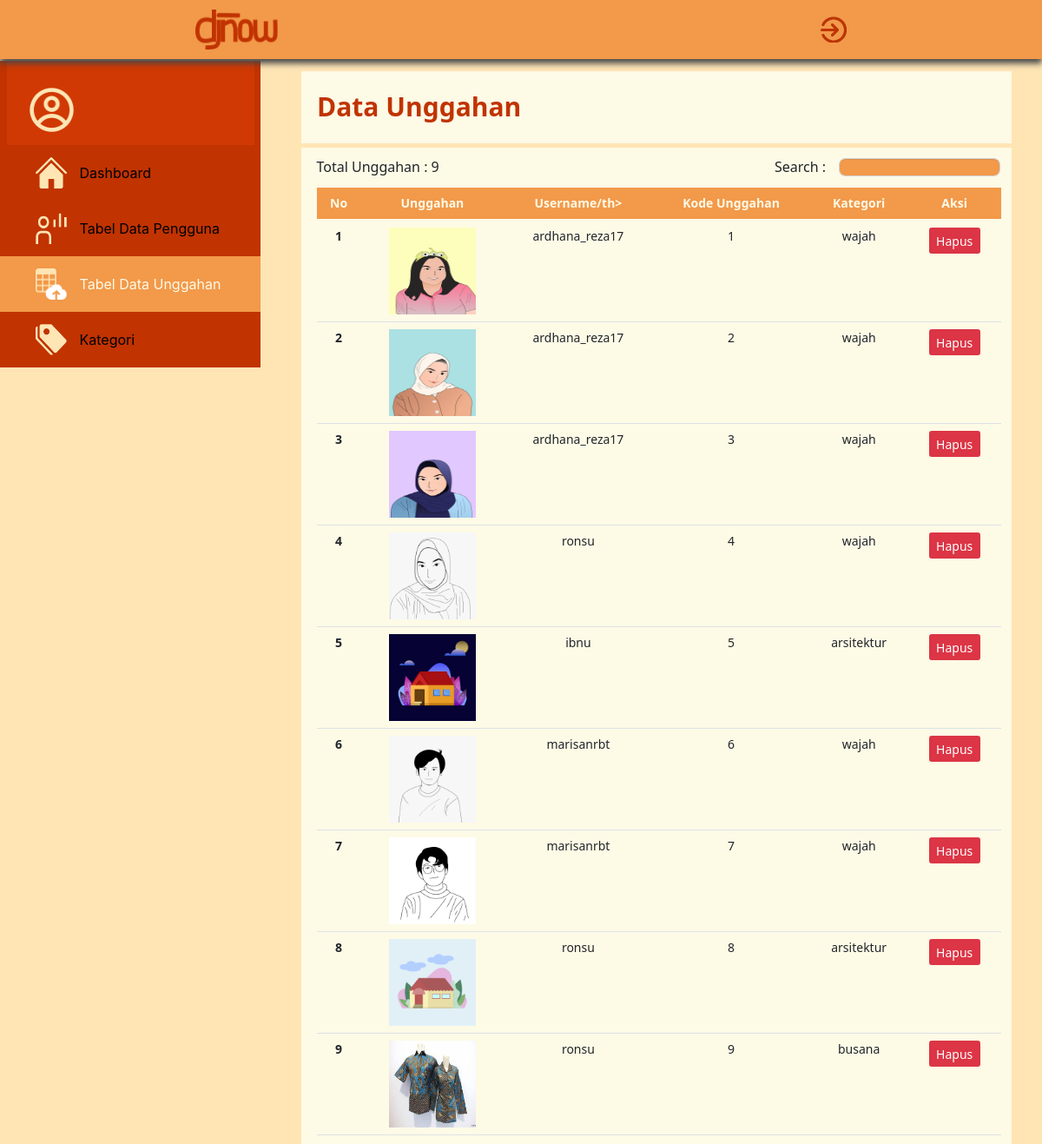
/index.php/admin/tabel_unggahan, run on the app's committed database.
### tables this page shows
CREATE TABLE `postingan` (
  `id` int(11) NOT NULL,
  `username` varchar(250) NOT NULL,
  `foto` varchar(100) NOT NULL,
  `kategori` int(10) NOT NULL DEFAULT 1
);

CREATE TABLE `kategori_postingan` (
  `id` int(11) NOT NULL,
  `nama` varchar(100) NOT NULL DEFAULT 'desain',
  `warna` varchar(100) NOT NULL DEFAULT 'grey',
  `logo` varchar(150) NOT NULL
);

### application/controllers/Admin.php (called while the page is built, shortened)
<?php
class Admin extends CI_Controller
{
  public function __construct()
  {
    $this->load->library('form_validation');
  }
  public function tabel_unggahan()
  {
    $data['title'] = 'Data Unggahan';
    $data['admin'] = $this->db->get_where('user', ['username' => $this->session->userdata('username')])->row_array();
    $data['user'] = $this->db->query("SELECT * FROM user")->result_array();
    $data['postingan'] = $this->db->query("SELECT * FROM postingan")->result_array();
    $data['kategori'] = $this->db->query("SELECT * FROM kategori_postingan")->result_array();
    $this->load->view('admin/tabel_unggahan', $data);
  }
}

### index.php (called while the page is built, shortened)
<?php
require_once BASEPATH.'core/CodeIgniter.php';

### application/views/admin/tabel_unggahan.php (the view, shortened to what this page needs)
<!doctype html>
<html lang="en">
    <head>
        <link href="https://maxcdn.bootstrapcdn.com/bootstrap/3.3.7/css/bootstrap.min.css" rel="stylesheet">
        <link rel="stylesheet" type="text/css" href="css/style.css">
        <link href="https://cdn.jsdelivr.net/npm/bootstrap@5.0.1/dist/css/bootstrap.min.css" rel="stylesheet">
    </head>
    <body>
        <nav class="navbar fixed-top navbar-light shadow bottom" style="border-radius: 0px; box-shadow: 0px 5px 7px 0px rgb(70, 70, 70) !important; background-color: #F2994A; height: 68px;">
          <div class="container-fluid" style="margin-left: 216px;">
            <div class="row">
              <div class="col" style="width:950px;">
                <a href="#">
                  <img src="<?= base_url('res'); ?>/logo.png" alt="DJNOW (Design Jaman Now)" width="95px" height="46px">
                </a>
              </div>
              <div class="col-4 text-end my-auto" style="width:auto; margin-right: 217px; ">
                <a href="<?= base_url('auth/logout'); ?>">
                  <img src="<?= base_url('res'); ?>/out.png" alt="DJNOW (Design Jaman Now)" width="30px" height="30px">
                </a>
              </div>
            </div>
        </nav>
        <div class="main-wrapper">
            <div class="section left col-sm-3" style=" background-color: #C13301;max-width: 346px !important;">
                <div class="half" style="margin: 0px;">
                    <div class="row">
                        <div class="col" style="max-width: 96px; background-color: #D03903;">
                          <img src="<?= base_url('res'); ?>/adminlogo.png" width="51px" height="51px" style="margin-bottom: 15px; margin-top: 31px; margin-left: 19px;">
                        </div>
                        <div class="col" style="max-width: auto !important; background-color: #D03903;">
                        </div>
                    </div>
                    <div class="row" style="margin-left: -15px !important; margin-right: -15px;">
                        <a class="col" type="button" href="<?= base_url('Admin'); ?>" style="max-width:96px; height: 64px; background-color: #C13301;">
                          <img src="<?= base_url('res'); ?>/dashboard.png" width="36px" height="36px" style="margin-top:14px; margin-left: 33px;">
                        </a>
                        <a class="col" type="button" href="<?= base_url('Admin'); ?>" style="text-decoration: none; height: 64px; background-color: #C13301;">
                          <div style="font-family: -apple-system, BlinkMacSystemFont, 'Segoe UI', Roboto, Oxygen, Ubuntu, Cantarell, 'Open Sans', 'Helvetica Neue', sans-serif; color: black; font-size: 16px; margin-left: -12px; margin-top: 20px;">
                            Dashboard
                          </div>
                        </a>
                    </div>
                    <div class="row" style="margin-left: -15px !important; margin-right: -15px;">
                        <a class="col" type="button" href="<?= base_url('Admin/tabel_pengguna'); ?>" style="max-width:96px; height: 64px; background-color: #C13301;">
                          <img src="<?= base_url('res'); ?>/pengguna.png" width="36px" height="36px" style="margin-top:14px; margin-left: 33px;">
                        </a>
                        <a class="col" type="button" href="<?= base_url('Admin/tabel_pengguna'); ?>"  style="text-decoration: none; height: 64px; background-color: #C13301;">
                          <div style=" font-family: -apple-system, BlinkMacSystemFont, 'Segoe UI', Roboto, Oxygen, Ubuntu, Cantarell, 'Open Sans', 'Helvetica Neue', sans-serif; color: black; font-size: 16px; margin-left: -12px; margin-top: 20px;">
                            Tabel Data Pengguna
                          </div>
                        </a>
                    </div>
                    <div class="row" style="margin-left: -15px !important; margin-right: -15px;">
                        <div class="col"  style="max-width:96px; height: 64px; background-color: #F2994A;">
                          <img src="<?= base_url('res'); ?>/unggahan_active.png" width="36px" height="36px" style="margin-top:14px; margin-left: 33px;">
                        </div>
                        <div class="col"  style=" text-decoration: none; height: 64px; background-color: #F2994A;">
                          <div style="color:#FDFAE6 !important; font-family: -apple-system, BlinkMacSystemFont, 'Segoe UI', Roboto, Oxygen, Ubuntu, Cantarell, 'Open Sans', 'Helvetica Neue', sans-serif; color: black; font-size: 16px; margin-left: -12px; margin-top: 20px;">
                            Tabel Data Unggahan
                          </div>
                        </div>
                    </div>
                    <div class="row" style="margin-left: -15px !important; margin-right: -15px;">
                        <a class="col" type="button" href="<?= base_url('Admin/kategori'); ?>" style="max-width:96px; height: 64px; background-color: #C13301;">
                          <img src="<?= base_url('res'); ?>/kategori.png" width="36px" height="36px" style="margin-top:14px; margin-left: 33px;">
                        </a>
                        <a class="col" type="button" href="<?= base_url('Admin/kategori'); ?>" style="text-decoration: none; height: 64px; background-color: #C13301;">
                          <div style="font-family: -apple-system, BlinkMacSystemFont, 'Segoe UI', Roboto, Oxygen, Ubuntu, Cantarell, 'Open Sans', 'Helvetica Neue', sans-serif; color: black; font-size: 16px; margin-left: -12px; margin-top: 20px;">
                            Kategori
                          </div>
                        </a>
                    </div>
                </div>
            </div>
            <div class="section1 right col-xs-9">
                <div class="datapengguna" style="margin-right: 20px; margin-top: 12px; margin-left: 32px; background-color: #FDFAE6;">
                    <div style="color: #C13301; font-weight: bold; font-size: 30px !important; margin-left: 18px; padding-top: 18px; padding-bottom:20px;">
                      Data Unggahan
                    </div>
                  </div>
                  <div class="row" style="margin-top:5px; font-size:16px;  margin-right: 20px; margin-left: 32px; background-color: #FDFAE6;">
                    <div class="col" style="margin-left: 10px !important; margin-top: 10px;">
                      Total Unggahan : <?= count($postingan); ?>
                    </div>
                    <div class="col text-end" style="margin-right: 6px;">
                      <div class="row">
                        <div class="col" style="margin-top: 10px;">
                          Search :
                        </div>
                        <div class="col">
                          <input class="form-control me-2" style="border-radius: 7px; margin-right: 10px; background-color: #F2994A; margin-top: 12px; height: 21px;" type="search" aria-label="Search">
                        </div>
                      </div>
                    </div>
                    <div class="row">
                      <div class="table-responsive-sm text-center" style="font-family: 'Segoe UI'; font-size: 14px; margin-top: 12px;">
                        <table class="table" style="margin-left: 10px; width: 100%; max-width: 100% !important;">
                          <thead class="table" style="color: #FDFAE6; background-color: #F2994A;">
                            <tr>
                              <th scope="col">No</th>
                              <th scope="col">Unggahan</th>
                              <th scope="col">Username/th>
                              <th scope="col">Kode Unggahan</th>
                              <th scope="col">Kategori</th>
                              <th scope="col">Aksi</th>
                            </tr>
                          </thead>
                          <tbody>
                          <?php $jml_postingan=count($postingan);
                            for ($y = 0; $y < $jml_postingan ; $y++) :  ?>
                            <?php $id_kategori = $postingan[$y]['kategori']; ?>
                            <tr>
                              <th scope="row"><?= $y+1; ?></th>
                              <td><img src="<?= base_url('res'); ?>/postingan/<?= $postingan[$y]['foto'];?>"  <?php  ?>  alt="Cinque Terre" width="100" height="100"></td>
                              <td><?= $postingan[$y]['username']; ?></td>
                              <td><?= $postingan[$y]['id']; ?></td>
                              <td><?= $kategori[$id_kategori-1]['nama']; ?></td>
                              <td> <form class="tombolhapus" action="<?= base_url('Admin'); ?>/hapus" method="post">
                                  <button type="submit" class="btn btn-danger" style="font-size: 14px; height: 30px;">Hapus</button>
                                </form></td>
                            </tr>
                          <?php endfor; ?>
                          </tbody>
                        </table>
                      </div>
        </div>
    </body>
</html>

### assets/css/style.css (style rules this page uses)
::placeholder { color: #B36F57 !important; opacity: 1; }

### application/views/admin/tabel_unggahan.php (style rules this page uses)
body { padding-top: 70px; background: #FFE5B4 !important; }

### data on the page
postingan: foto (picture), username "ardhana_reza17", id "1", kategori.nama "wajah"
postingan: foto (picture), username "ardhana_reza17", id "2", kategori.nama "wajah"
postingan: foto (picture), username "ardhana_reza17", id "3", kategori.nama "wajah"
postingan: foto (picture), username "ronsu", id "4", kategori.nama "wajah"
postingan: foto (picture), username "ibnu", id "5", kategori.nama "arsitektur"
postingan: foto (picture), username "marisanrbt", id "6", kategori.nama "wajah"
postingan: foto (picture), username "marisanrbt", id "7", kategori.nama "wajah"
postingan: foto (picture), username "ronsu", id "8", kategori.nama "arsitektur"
postingan: foto (picture), username "ronsu", id "9", kategori.nama "busana"

### other printed values
count($postingan) "9"
